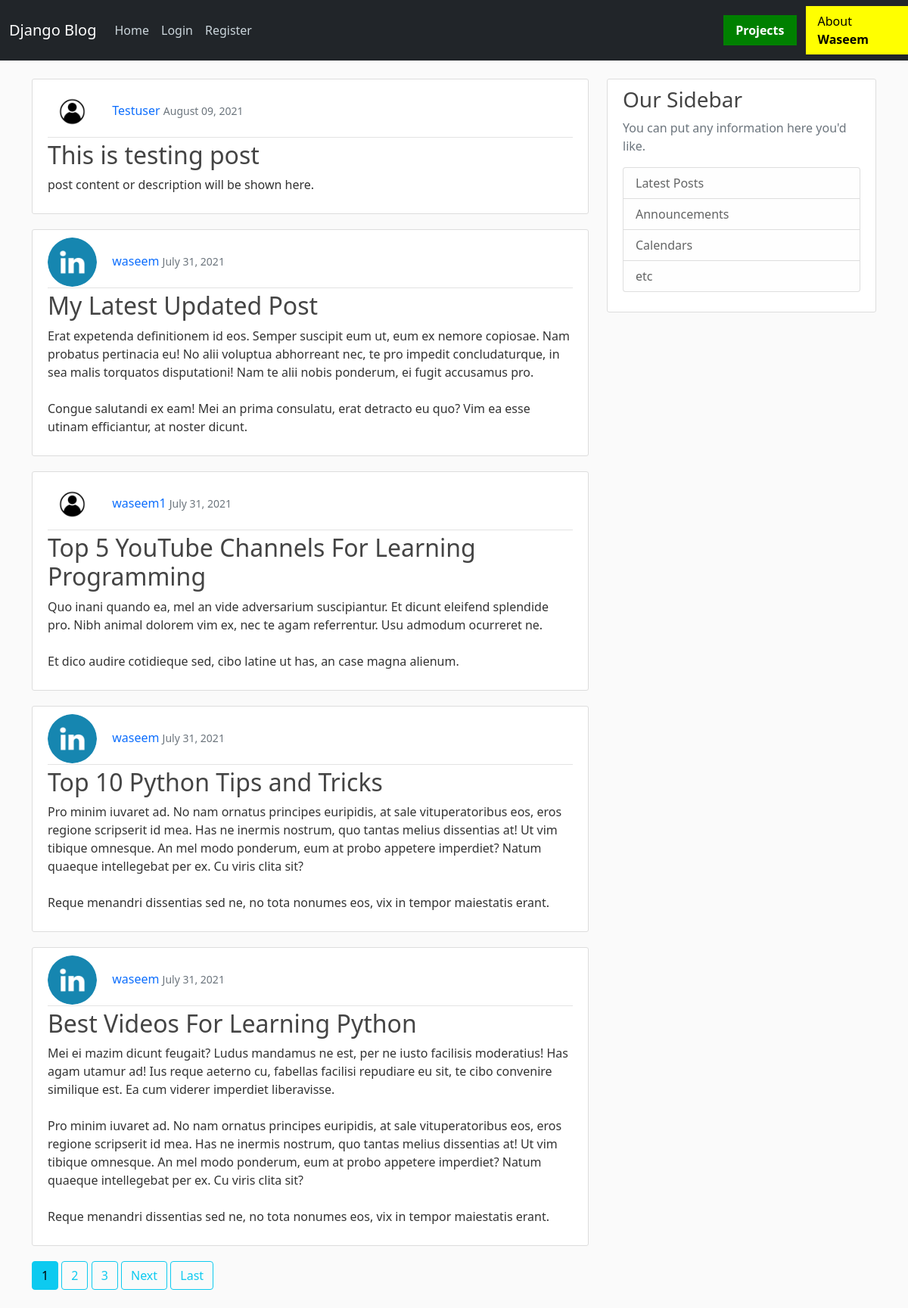
The page / on the database its author committed.
### coreyblog/models.py (models this page shows, shortened)
class Post(models.Model):
    title = models.CharField(max_length=100)
    content = models.TextField()
    date_posted = models.DateTimeField(default=timezone.now)
    author = models.ForeignKey(User, on_delete=models.CASCADE)

### accounts/models.py (models this page shows, shortened)
class Profile(models.Model):
    user = models.OneToOneField(User, on_delete=models.CASCADE)
    image = models.ImageField(default='default.jpg', upload_to='accounts/profile_pics')

### coreyblog/views.py (the view)
# urls.py: path('', PostListView.as_view(), name='blog-home'),
class PostListView(ListView):
    model = Post
    template_name = 'blog/blog-home.html'
    context_object_name = 'posts'
    ordering = ['-date_posted']
    paginate_by = 5

### coreyblog/templates/blog/blog-home.html (shortened to what this page needs)
{% extends 'blog/base.html' %}
{% block content %}
{% for post in posts %}
<article class="media content-section">
    <div class="media-body">
        <div class="article-metadata">
            <img class="rounded-circle article-img" src="{{ post.author.profile.image.url }}">
            <a class="mr-2" href="{% url 'user-posts' post.author.username %}">{{ post.author }}</a>
            <small class="text-muted">{{ post.date_posted|date:"F d, Y" }}</small>
        </div>
        <h2><a class="article-title" href="{% url 'post-detail' post.id %}">{{ post.title }}</a></h2>
        <p class="article-content">{{ post.content }}</p>
    </div>
</article>
{% endfor %}
{% if is_paginated %}
{% for num in page_obj.paginator.page_range %}
{% if page_obj.number == num %}
<a class="btn btn-info mb-4" href="?page={{ num }}">{{ num }}</a>
{% elif num > page_obj.number|add:'-3' and num < page_obj.number|add:'3' %} <a class="btn btn-outline-info mb-4"
    href="?page={{ num }}">{{ num }}</a>
    {% endif %}
    {% endfor %}
    {% if page_obj.has_next %}
    <a class="btn btn-outline-info mb-4" href="?page={{ page_obj.next_page_number }}">Next</a>
    <a class="btn btn-outline-info mb-4" href="?page={{ page_obj.paginator.num_pages }}">Last</a>
    {% endif %}
    {% endif %}
    {% endblock %}

### coreyblog/templates/blog/base.html (shortened to what this page needs)
{% load static %}
<!DOCTYPE html>
<html lang="en">
<head>
    <link href="https://cdn.jsdelivr.net/npm/bootstrap@5.0.1/dist/css/bootstrap.min.css" rel="stylesheet"
>
    <link rel="stylesheet" type="text/css" href="{% static 'coreyblog/main.css' %}">
</head>
<body>
    <header class="site-header">
        <nav class="navbar navbar-expand-md navbar-dark bg-dark fixed-top">
            <div class="container">
                <a class="navbar-brand mr-4" href="/">Django Blog</a>
                <div class="collapse navbar-collapse" id="navbarToggle">
                    <div class="navbar-nav mr-auto">
                        <a class="nav-item nav-link" href="{% url 'blog-home' %}">Home</a>
                    </div>
                    <div class="navbar-nav">
                        {% if user.is_authenticated %}
                            <a class="nav-item nav-link" href="{% url 'post-create' %}">Create New</a>
                            <a class="nav-item nav-link" href="{% url 'profile' %}">Profile</a>
                            <a class="nav-item nav-link" href="{% url 'logout' %}">Logout</a>
                        {% else %}
                            <a class="nav-item nav-link" href="{% url 'login' %}">Login</a>
                            <a class="nav-item nav-link" href="{% url 'register' %}">Register</a>
                        {% endif %}
                    </div>
                </div>
                <a class="nav-item nav-link" style="background-color: green; color: white;" href='https://waseerm.herokuapp.com/'><strong>Projects</strong></a>
            </div>
            <a class="nav-item nav-link" style="background-color: yellow; color: black;" href="{% url 'blog-about' %}">About <strong>Waseem</strong></a>
        </nav>
    </header>
    <br>
    <main role="main" class="container">
        <div class="row">
            <div class="col-md-8">
                {% block content %}{% endblock %}
            </div>
            <div class="col-md-4">
                <div class="content-section">
                    <h3>Our Sidebar</h3>
                    <p class='text-muted'>You can put any information here you'd like.
                    <ul class="list-group">
                        <li class="list-group-item list-group-item-light">Latest Posts</li>
                        <li class="list-group-item list-group-item-light">Announcements</li>
                        <li class="list-group-item list-group-item-light">Calendars</li>
                        <li class="list-group-item list-group-item-light">etc</li>
                    </ul>
                    </p>
                </div>
            </div>
        </div>
    </main>
</body>
</html>

### coreyblog/static/coreyblog/main.css (style rules this page uses)
body { background: #fafafa; color: #333333; margin-top: 5rem; }
h1, h2, h3, h4, h5, h6 { color: #444444; }
ul { margin: 0; }
.site-header .navbar-nav .nav-link { color: #cbd5db; }
.content-section { background: #ffffff; padding: 10px 20px; border: 1px solid #dddddd; border-radius: 3px; margin-bottom: 20px; }
.article-title { color: #444444; }
a { text-decoration: none; }
.article-content { white-space: pre-line; }
.article-img { height: 65px; width: 65px; margin-right: 16px; }
.article-metadata { padding-bottom: 1px; margin-bottom: 4px; border-bottom: 1px solid #e3e3e3 }

### rows shown on the page
Post: author.profile.image (placeholder picture), author "Testuser", date_posted "August 09, 2021", title "This is testing post", content "post content or description will be shown here."
Post: author.profile.image (picture), author "waseem", date_posted "July 31, 2021", title "My Latest Updated Post", content "Erat expetenda definitionem id eos. Semper suscipit eum ut, eum ex nemore copiosae. Nam probatus pertinacia eu! No alii voluptua abhorreant nec, te pro impedit concludaturque, in sea malis torquatos disputationi! Nam te alii nobis ponderum, ei fugit accusamus pro. Congue salutandi ex eam! Mei an prima consulatu, erat detracto eu quo? Vim ea esse utinam efficiantur, at noster dicunt."
Post: author.profile.image (placeholder picture), author "waseem1", date_posted "July 31, 2021", title "Top 5 YouTube Channels For Learning Programming", content "Quo inani quando ea, mel an vide adversarium suscipiantur. Et dicunt eleifend splendide pro. Nibh animal dolorem vim ex, nec te agam referrentur. Usu admodum ocurreret ne. Et dico audire cotidieque sed, cibo latine ut has, an case magna alienum."
Post: author.profile.image (picture), author "waseem", date_posted "July 31, 2021", title "Top 10 Python Tips and Tricks", content "Pro minim iuvaret ad. No nam ornatus principes euripidis, at sale vituperatoribus eos, eros regione scripserit id mea. Has ne inermis nostrum, quo tantas melius dissentias at! Ut vim tibique omnesque. An mel modo ponderum, eum at probo appetere imperdiet? Natum quaeque intellegebat per ex. Cu viris clita sit? Reque menandri dissentias sed ne, no tota nonumes eos, vix in tempor maiestatis erant."
Post: author.profile.image (picture), author "waseem", date_posted "July 31, 2021", title "Best Videos For Learning Python", content "Mei ei mazim dicunt feugait? Ludus mandamus ne est, per ne iusto facilisis moderatius! Has agam utamur ad! Ius reque aeterno cu, fabellas facilisi repudiare eu sit, te cibo convenire similique est. Ea cum viderer imperdiet liberavisse. Pro minim iuvaret ad. No nam ornatus principes euripidis, at sale vituperatoribus eos, eros regione scripserit id mea. Has ne inermis nostrum, quo tantas melius dissentias at! Ut vim tibique omnesque. An mel modo ponderum, eum at probo appetere imperdiet? Natum quaeque intellegebat per ex. Cu viris clita sit? Reque menandri dissentias sed ne, no tota nonumes eos, vix in tempor maiestatis erant."

### other values the page prints
{{ num }} "1"
{{ num }} "2" "3"
